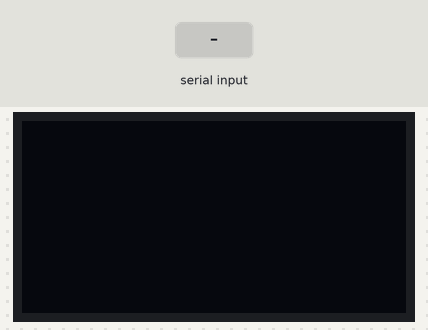
The sketch below on a simulated Arduino Uno, built with avr-gcc and run on an emulated ATmega328P. On the bench: 128×64 one-colour display. The inputs (shaded band) are chosen by the test bench.

Above: at 1.2 s.
1.3 s: "1\n" received over Serial
At 1.8 s:
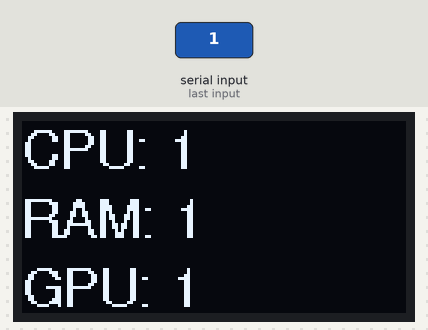
2.8 s: "0\n" received over Serial
At 4.0 s:
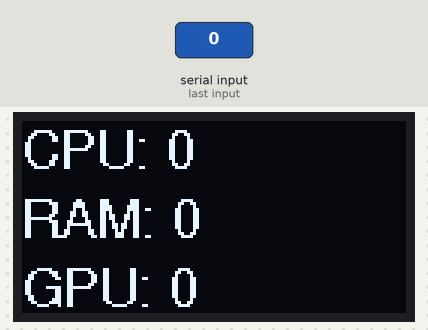
4.3 s: "2\n" received over Serial
At 5.3 s:
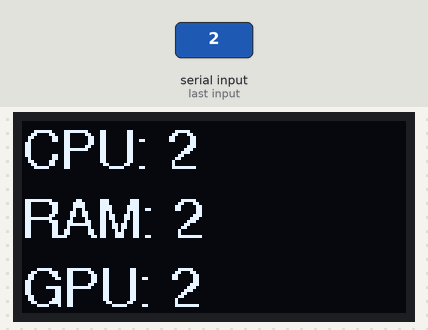
Timing chart, 0 to 7.3 s (numbered marks = the images above; inputs shaded):
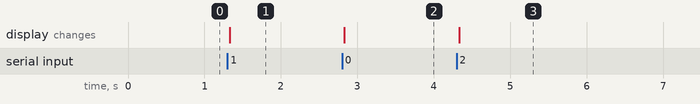

Measured:
- after the input at 1.3 s, the display: changes at once (image 1)
- after the input at 2.8 s, the display: changes at once (image 2)
- after the input at 4.3 s, the display: changes at once (image 3)

The sketch:

ESP_code.ino
```cpp
#include <Adafruit_GFX.h>
#include <Adafruit_SSD1306.h>
#include <Fonts/FreeSans9pt7b.h>

Adafruit_SSD1306 display(128, 64, &Wire, -1);

void setup() {
  Serial.begin(115200);
  if(!display.begin(SSD1306_SWITCHCAPVCC, 0x3C)) { for(;;); }

  display.setFont(&FreeSans9pt7b);
  display.setTextColor(WHITE);
}

void loop() {
  if (Serial.available()) {
    String data = Serial.readStringUntil('\n');
    int firstComma = data.indexOf(',');
    int secondComma = data.lastIndexOf(',');

    String cpu = data.substring(0, firstComma);
    String ram = data.substring(firstComma + 1, secondComma);
    String gpu = data.substring(secondComma + 1);

    display.clearDisplay();

    display.setCursor(0, 15);  display.print("CPU: " + cpu);
    display.setCursor(0, 38);  display.print("RAM: " + ram);
    display.setCursor(0, 61);  display.print("GPU: " + gpu);

    display.display();
  }
}
```
